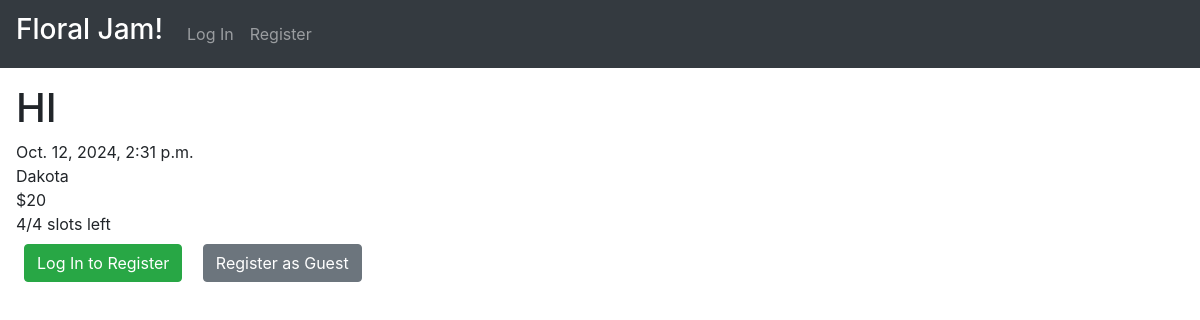
Page /details/6 on the committed database.
### floral_jamming/models.py (models this page shows)
class Event(models.Model):
    title = models.CharField(max_length=100)
    price = models.IntegerField(validators=[MinValueValidator(0)])
    time = models.DateTimeField()
    location = models.CharField(max_length=300)
    description = models.CharField(max_length=3000)
    capacity = models.IntegerField(validators=[MinValueValidator(0)])
    creator = models.ForeignKey(User, on_delete=models.CASCADE, related_name="events")
    def num_attendees(self) -> int:
        return sum([attendee.pax for attendee in self.attendees.filter(is_email_verified=True)])
    def remaining_slots(self) -> int:
        return self.capacity - self.num_attendees()

### floral_jamming/views.py (the view, shortened to what this page needs)
# urls.py: path("details/<int:event_id>", views.details, name="details"),
@allow_guest_user
def details(request: HttpRequest, event_id: int) -> HttpResponse:
     event = Event.objects.get(id=event_id)
     attendee = event_service.get_attendee(user=request.user, event=event)
     attendee_form = AttendeeForm()
     msg = ''
     return render(request, 'floral_jamming/details/details.html', {
          'event': event,
          'attendee': attendee,
          'forms': [attendee_form],
          'message': msg
     })

### floral_jamming/services/auth_service/auth_service.py (called while the page is built)
    @staticmethod
    def is_authenticated_user(user: User) -> bool:
        return user.is_authenticated and not is_guest_user(user) and user.is_email_verified

    @staticmethod
    def is_anonymous_user(user: User) -> bool:
        return user.is_anonymous

    @staticmethod
    def is_staff_user(user: User) -> bool:
        return user.is_staff

### floral_jamming/services/event_service/event_service.py (called while the page is built)
    @property
    def __auth_service(self):
        return self._auth_service

    def get_attendee(self, user: User, event: Event) -> Optional[Attendee]:
        auth_service = self.__auth_service
        if auth_service.is_anonymous_user(user):
            return None
        return event.attendees.filter(user=user).first()

### floral_jamming/templates/floral_jamming/details/details.html (shortened to what this page needs)
{% extends 'floral_jamming/layout.html' %}
{% load static %}
{% load templates %}
{% block body %}
    {% include 'floral_jamming/details/event_details.html' %}
    {% if user|is_staff_user and user == event.creator %}
        {% include 'floral_jamming/details/creator_view.html' %}
    {% elif user|is_authenticated_user %}
        {% include 'floral_jamming/details/authenticated_user_view.html' %}
    {% else %}
        {% include 'floral_jamming/details/guest_user_view.html' %}
    {% endif %}
{% endblock %}

### floral_jamming/templates/floral_jamming/details/event_details.html (shortened to what this page needs)
{% load templates %}
<h1>{{ event.title }}</h1>
<div>{{ event.time }}</div>
<div>{{ event.location }}</div>
<div>${{ event.price }}</div>
<div>{{ event.remaining_slots }}/{{ event.capacity }} slots left</div>

### rows in the picture
Event: title "HI", time "Oct. 12, 2024, 2:31 p.m.", location "Dakota", price "20", remaining_slots "4", capacity "4"

### other values in the picture
{{ button_label }} "Log In to Register Register as Guest"
